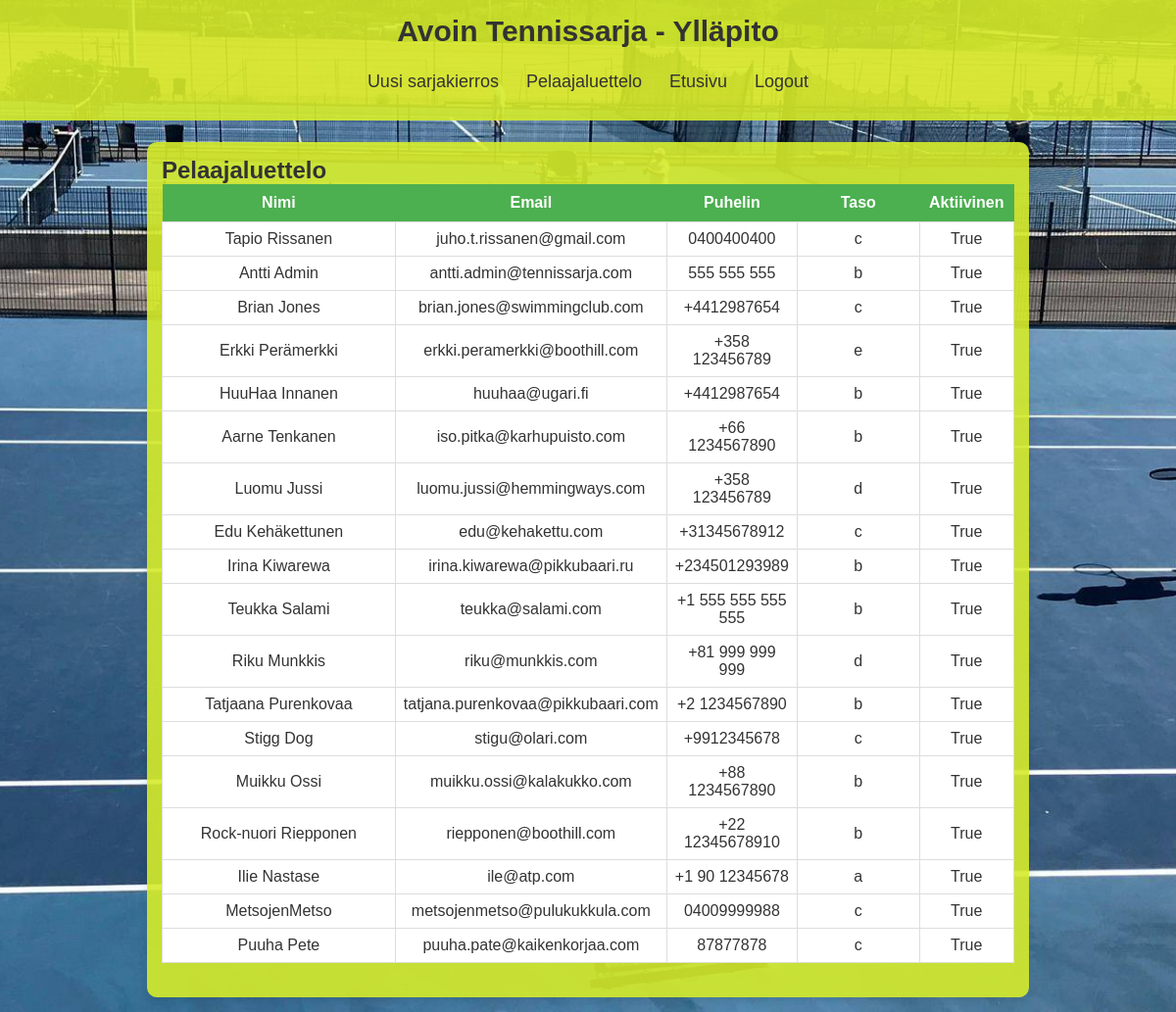
The page /admin/players (signed in) on the database its author committed.
### tennissarja/models.py (models this page shows, shortened)
class Pelaaja(UserMixin, db.Model):
    __tablename__ = 'pelaajat'
    id = db.Column(db.Integer, primary_key=True)
    nimi = db.Column(db.String(150), nullable=False)
    email = db.Column(db.String(150), unique=True, nullable=False)
    taso = db.Column(db.String(50), nullable=False)
    aktiivinen = db.Column(db.Boolean, default=True)
    puhelin = db.Column(db.String(50), nullable=False)
    admin = db.Column(db.Boolean, default=False)
    password = db.Column(db.String(150), nullable=False)
    lohkot_suhde = db.relationship('LohkojenPelaajat', back_populates='pelaaja')
    ottelut_pelaajana1 = db.relationship('Ottelu', foreign_keys='Ottelu.pelaaja1_id', back_populates='pelaaja1')
    ottelut_pelaajana2 = db.relationship('Ottelu', foreign_keys='Ottelu.pelaaja2_id', back_populates='pelaaja2')

### tennissarja/admin.py (the view)
@admin.route('/players', methods=['GET', 'POST'])
@login_required
def players():
    pelaajat = Pelaaja.query.all()
    return render_template('playerlist.html', pelaajat=pelaajat)

### tennissarja/templates/playerlist.html
{% extends "admin.html" %}
{% block content %}
    <div class="containerXL">
        <h2>Pelaajaluettelo</h2>
        <form method="GET" action="{{ url_for('admin.players') }}">
            <table>
                <thead>
                    <tr>
                        <th>Nimi</th>
                        <th>Email</th>
                        <th>Puhelin</th>
                        <th>Taso</th>
                        <th>Aktiivinen</th>
                    </tr>
                </thead>
                <tbody>
                    {% for pelaaja in pelaajat %}
                    <tr>
                        <td>{{ pelaaja.nimi }}</td>
                        <td>{{ pelaaja.email }}</td>
                        <td>{{ pelaaja.puhelin }}</td>
                        <td>{{ pelaaja.taso }}</td>
                        <td>{{ pelaaja.aktiivinen }}</td>
                    </tr>
                    {% endfor %}
                </tbody>
            </table>
        </form>
    </div>
{% endblock %}

### tennissarja/static/admin_styles.css (style rules this page uses)
* { margin: 0; padding: 10; box-sizing: border-box; }
body { font-family: Arial, sans-serif; background-color: #ea860b; background-image: url('./hardcourt.jpg'); background-size: cover; background-position: center; background-repeat: no-repeat; color: #333; display: flex; flex-direction: column; justify-content: center; align-items: center; min-height: 100vh; padding: 0px; }
table { width: 100%; border-collapse: collapse; margin-bottom: 20px; }

### rows shown on the page
Pelaaja: nimi "Tapio Rissanen", email "juho.t.rissanen@gmail.com", puhelin "0400400400", taso "c", aktiivinen "True"
Pelaaja: nimi "Antti Admin", email "antti.admin@tennissarja.com", puhelin "555 555 555", taso "b", aktiivinen "True"
Pelaaja: nimi "Brian Jones", email "brian.jones@swimmingclub.com", puhelin "+4412987654", taso "c", aktiivinen "True"
Pelaaja: nimi "Erkki Perämerkki", email "erkki.peramerkki@boothill.com", puhelin "+358 123456789", taso "e", aktiivinen "True"
Pelaaja: nimi "HuuHaa Innanen", email "huuhaa@ugari.fi", puhelin "+4412987654", taso "b", aktiivinen "True"
Pelaaja: nimi "Aarne Tenkanen", email "iso.pitka@karhupuisto.com", puhelin "+66 1234567890", taso "b", aktiivinen "True"
Pelaaja: nimi "Luomu Jussi", email "luomu.jussi@hemmingways.com", puhelin "+358 123456789", taso "d", aktiivinen "True"
Pelaaja: nimi "Edu Kehäkettunen", email "edu@kehakettu.com", puhelin "+31345678912", taso "c", aktiivinen "True"
Pelaaja: nimi "Irina Kiwarewa", email "irina.kiwarewa@pikkubaari.ru", puhelin "+234501293989", taso "b", aktiivinen "True"
Pelaaja: nimi "Teukka Salami", email "teukka@salami.com", puhelin "+1 555 555 555 555", taso "b", aktiivinen "True"
Pelaaja: nimi "Riku Munkkis", email "riku@munkkis.com", puhelin "+81 999 999 999", taso "d", aktiivinen "True"
Pelaaja: nimi "Tatjaana Purenkovaa", email "tatjana.purenkovaa@pikkubaari.com", puhelin "+2 1234567890", taso "b", aktiivinen "True"
Pelaaja: nimi "Stigg Dog", email "stigu@olari.com", puhelin "+9912345678", taso "c", aktiivinen "True"
Pelaaja: nimi "Muikku Ossi", email "muikku.ossi@kalakukko.com", puhelin "+88 1234567890", taso "b", aktiivinen "True"
Pelaaja: nimi "Rock-nuori Riepponen", email "riepponen@boothill.com", puhelin "+22 12345678910", taso "b", aktiivinen "True"
Pelaaja: nimi "Ilie Nastase", email "ile@atp.com", puhelin "+1 90 12345678", taso "a", aktiivinen "True"
Pelaaja: nimi "MetsojenMetso", email "metsojenmetso@pulukukkula.com", puhelin "04009999988", taso "c", aktiivinen "True"
Pelaaja: nimi "Puuha Pete", email "puuha.pate@kaikenkorjaa.com", puhelin "87877878", taso "c", aktiivinen "True"
